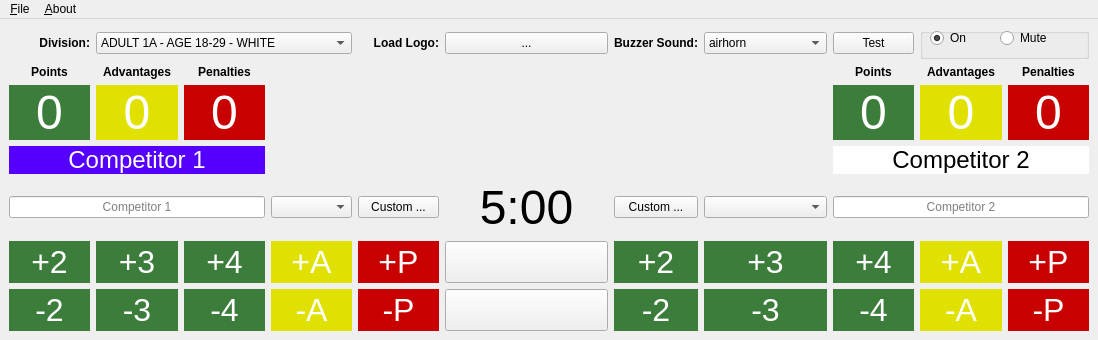
<?xml version="1.0" encoding="UTF-8"?>
<ui version="4.0">
 <class>Controls</class>
 <widget class="QMainWindow" name="Controls">
  <property name="geometry">
   <rect>
    <x>0</x>
    <y>0</y>
    <width>1098</width>
    <height>340</height>
   </rect>
  </property>
  <property name="windowTitle">
   <string>MainWindow</string>
  </property>
  <property name="windowIcon">
   <iconset resource="resources.qrc">
    <normaloff>:/icons/icon</normaloff>:/icons/icon</iconset>
  </property>
  <widget class="QWidget" name="centralwidget">
   <property name="sizePolicy">
    <sizepolicy hsizetype="Expanding" vsizetype="Expanding">
     <horstretch>1</horstretch>
     <verstretch>1</verstretch>
    </sizepolicy>
   </property>
   <layout class="QVBoxLayout" name="verticalLayout">
    <item>
     <layout class="QGridLayout" name="gridLayout">
      <item row="1" column="0">
       <widget class="QLabel" name="label_5">
        <property name="text">
         <string>&lt;b&gt;Points&lt;/b&gt;</string>
        </property>
        <property name="alignment">
         <set>Qt::AlignCenter</set>
        </property>
       </widget>
      </item>
      <item row="7" column="6">
       <widget class="QPushButton" name="c2Del2Button">
        <property name="sizePolicy">
         <sizepolicy hsizetype="Expanding" vsizetype="Expanding">
          <horstretch>1</horstretch>
          <verstretch>1</verstretch>
         </sizepolicy>
        </property>
        <property name="styleSheet">
         <string notr="true">background-color: rgb(60, 125, 59);
color: rgb(255, 255, 255);
font-size: 24pt;
border: none;</string>
        </property>
        <property name="text">
         <string>-2</string>
        </property>
       </widget>
      </item>
      <item row="6" column="0">
       <widget class="QPushButton" name="c1Add2Button">
        <property name="sizePolicy">
         <sizepolicy hsizetype="Expanding" vsizetype="Expanding">
          <horstretch>1</horstretch>
          <verstretch>1</verstretch>
         </sizepolicy>
        </property>
        <property name="styleSheet">
         <string notr="true">background-color: rgb(60, 125, 59);
color: rgb(255, 255, 255);
font-size: 24pt;
border: none;</string>
        </property>
        <property name="text">
         <string>+2</string>
        </property>
       </widget>
      </item>
      <item row="7" column="1">
       <widget class="QPushButton" name="c1Del3Button">
        <property name="sizePolicy">
         <sizepolicy hsizetype="Expanding" vsizetype="Expanding">
          <horstretch>1</horstretch>
          <verstretch>1</verstretch>
         </sizepolicy>
        </property>
        <property name="styleSheet">
         <string notr="true">background-color: rgb(60, 125, 59);
color: rgb(255, 255, 255);
font-size: 24pt;
border: none;</string>
        </property>
        <property name="text">
         <string>-3</string>
        </property>
       </widget>
      </item>
      <item row="6" column="4">
       <widget class="QPushButton" name="c1AddPButton">
        <property name="sizePolicy">
         <sizepolicy hsizetype="Preferred" vsizetype="Preferred">
          <horstretch>1</horstretch>
          <verstretch>1</verstretch>
         </sizepolicy>
        </property>
        <property name="styleSheet">
         <string notr="true">background-color: rgb(200, 0, 0);
border: none;
color: rgb(255,255,255);
font-size: 24pt;</string>
        </property>
        <property name="text">
         <string>+P</string>
        </property>
       </widget>
      </item>
      <item row="6" column="6">
       <widget class="QPushButton" name="c2Add2Button">
        <property name="sizePolicy">
         <sizepolicy hsizetype="Preferred" vsizetype="Preferred">
          <horstretch>1</horstretch>
          <verstretch>1</verstretch>
         </sizepolicy>
        </property>
        <property name="styleSheet">
         <string notr="true">background-color: rgb(60, 125, 59);
color: rgb(255, 255, 255);
font-size: 24pt;
border: none;</string>
        </property>
        <property name="text">
         <string>+2</string>
        </property>
       </widget>
      </item>
      <item row="3" column="0">
       <widget class="QLabel" name="c1PointsLabel">
        <property name="styleSheet">
         <string notr="true">background-color: rgb(60, 125, 59);
color: rgb(255, 255, 255);
font-size: 36pt;</string>
        </property>
        <property name="text">
         <string>0</string>
        </property>
        <property name="alignment">
         <set>Qt::AlignCenter</set>
        </property>
       </widget>
      </item>
      <item row="0" column="1" colspan="3">
       <widget class="QComboBox" name="divisionComboBox">
        <property name="sizePolicy">
         <sizepolicy hsizetype="Expanding" vsizetype="Fixed">
          <horstretch>1</horstretch>
          <verstretch>0</verstretch>
         </sizepolicy>
        </property>
        <property name="currentIndex">
         <number>14</number>
        </property>
        <item>
         <property name="text">
          <string>MIGHTY MITE 1 - AGE 4 - ALL BELTS</string>
         </property>
        </item>
        <item>
         <property name="text">
          <string>MIGHTY MITE 2 - AGE 5 - ALL BELTS</string>
         </property>
        </item>
        <item>
         <property name="text">
          <string>MIGHTY MITE 3 - AGE 6 - ALL BELTS</string>
         </property>
        </item>
        <item>
         <property name="text">
          <string>PEEWEE 1 - AGE 7 - ALL BELTS</string>
         </property>
        </item>
        <item>
         <property name="text">
          <string>PEEWEE 2 - AGE 8 - ALL BELTS</string>
         </property>
        </item>
        <item>
         <property name="text">
          <string>PEEWEE 3 - AGE 9 - ALL BELTS</string>
         </property>
        </item>
        <item>
         <property name="text">
          <string>JUNIOR 1 - AGE 10 - ALL BELTS</string>
         </property>
        </item>
        <item>
         <property name="text">
          <string>JUNIOR 2 - AGE 11 - ALL BELTS</string>
         </property>
        </item>
        <item>
         <property name="text">
          <string>JUNIOR 3 - AGE 12 - ALL BELTS</string>
         </property>
        </item>
        <item>
         <property name="text">
          <string>TEEN 1 - AGE 13 - ALL BELTS</string>
         </property>
        </item>
        <item>
         <property name="text">
          <string>TEEN 2 - AGE 14 - ALL BELTS</string>
         </property>
        </item>
        <item>
         <property name="text">
          <string>TEEN 3 - AGE 15  - ALL BELTS</string>
         </property>
        </item>
        <item>
         <property name="text">
          <string>JUVENILE 1 - AGE 16 - ALL BELTS</string>
         </property>
        </item>
        <item>
         <property name="text">
          <string>JUVENILE 2 - AGE 17 - ALL BELTS</string>
         </property>
        </item>
        <item>
         <property name="text">
          <string>ADULT 1A - AGE 18-29 - WHITE</string>
         </property>
        </item>
        <item>
         <property name="text">
          <string>ADULT 1B - AGE 18-29 - BLUE</string>
         </property>
        </item>
        <item>
         <property name="text">
          <string>ADULT 1C - AGE 18-29 - PURPLE</string>
         </property>
        </item>
        <item>
         <property name="text">
          <string>ADULT 1D - AGE 18-29 - BROWN</string>
         </property>
        </item>
        <item>
         <property name="text">
          <string>ADULT 1E - AGE 18-29 - BLACK</string>
         </property>
        </item>
        <item>
         <property name="text">
          <string>MASTER 1A - AGE 30-35 - WHITE</string>
         </property>
        </item>
        <item>
         <property name="text">
          <string>MASTER 1B - AGE 30-35 - BLUE</string>
         </property>
        </item>
        <item>
         <property name="text">
          <string>MASTER 1C - AGE 30-35 - PURPLE</string>
         </property>
        </item>
        <item>
         <property name="text">
          <string>MASTER 1D - AGE 30-35 - BROWN</string>
         </property>
        </item>
        <item>
         <property name="text">
          <string>MASTER 1E - AGE 30-35 - BLACK</string>
         </property>
        </item>
        <item>
         <property name="text">
          <string>MASTER 2 - AGE 36-40 - ALL BELTS</string>
         </property>
        </item>
        <item>
         <property name="text">
          <string>MASTER 3 - AGE 41-45 - ALL BELTS</string>
         </property>
        </item>
        <item>
         <property name="text">
          <string>MASTER 4 - AGE 46-50 - ALL BELTS</string>
         </property>
        </item>
        <item>
         <property name="text">
          <string>MASTER 5 - AGE 51-55+ - ALL BELTS</string>
         </property>
        </item>
        <item>
         <property name="text">
          <string>MASTER 6 - AGE 56+ - ALL BELTS</string>
         </property>
        </item>
       </widget>
      </item>
      <item row="7" column="8">
       <widget class="QPushButton" name="c2Del4Button">
        <property name="sizePolicy">
         <sizepolicy hsizetype="Expanding" vsizetype="Expanding">
          <horstretch>1</horstretch>
          <verstretch>1</verstretch>
         </sizepolicy>
        </property>
        <property name="styleSheet">
         <string notr="true">background-color: rgb(60, 125, 59);
color: rgb(255, 255, 255);
font-size: 24pt;
border: none;</string>
        </property>
        <property name="text">
         <string>-4</string>
        </property>
       </widget>
      </item>
      <item row="6" column="9">
       <widget class="QPushButton" name="c2AddAButton">
        <property name="sizePolicy">
         <sizepolicy hsizetype="Preferred" vsizetype="Preferred">
          <horstretch>1</horstretch>
          <verstretch>1</verstretch>
         </sizepolicy>
        </property>
        <property name="styleSheet">
         <string notr="true">background-color: rgb(224, 225, 1);
border: none;
color: rgb(255,255,255);
font-size: 24pt;</string>
        </property>
        <property name="text">
         <string>+A</string>
        </property>
       </widget>
      </item>
      <item row="3" column="9">
       <widget class="QLabel" name="c2AdvantagesLabel">
        <property name="styleSheet">
         <string notr="true">background-color: rgb(224, 225, 1);
color: rgb(255, 255, 255);
font-size: 36pt;</string>
        </property>
        <property name="text">
         <string>0</string>
        </property>
        <property name="alignment">
         <set>Qt::AlignCenter</set>
        </property>
       </widget>
      </item>
      <item row="6" column="10">
       <widget class="QPushButton" name="c2AddPButton">
        <property name="sizePolicy">
         <sizepolicy hsizetype="Preferred" vsizetype="Preferred">
          <horstretch>1</horstretch>
          <verstretch>1</verstretch>
         </sizepolicy>
        </property>
        <property name="styleSheet">
         <string notr="true">background-color: rgb(200, 0, 0);
border: none;
color: rgb(255,255,255);
font-size: 24pt;</string>
        </property>
        <property name="text">
         <string>+P</string>
        </property>
       </widget>
      </item>
      <item row="5" column="8" colspan="3">
       <widget class="QLineEdit" name="c2LineEdit">
        <property name="sizePolicy">
         <sizepolicy hsizetype="Expanding" vsizetype="Fixed">
          <horstretch>1</horstretch>
          <verstretch>0</verstretch>
         </sizepolicy>
        </property>
        <property name="alignment">
         <set>Qt::AlignCenter</set>
        </property>
        <property name="placeholderText">
         <string>Competitor 2</string>
        </property>
        <property name="clearButtonEnabled">
         <bool>true</bool>
        </property>
       </widget>
      </item>
      <item row="5" column="3">
       <widget class="QComboBox" name="c1FlagComboBox"/>
      </item>
      <item row="7" column="9">
       <widget class="QPushButton" name="c2DelAButton">
        <property name="sizePolicy">
         <sizepolicy hsizetype="Expanding" vsizetype="Expanding">
          <horstretch>1</horstretch>
          <verstretch>1</verstretch>
         </sizepolicy>
        </property>
        <property name="styleSheet">
         <string notr="true">background-color: rgb(224, 225, 1);
border: none;
color: rgb(255,255,255);
font-size: 24pt;</string>
        </property>
        <property name="text">
         <string>-A</string>
        </property>
       </widget>
      </item>
      <item row="5" column="6">
       <widget class="QPushButton" name="c2CustomLogoButton">
        <property name="text">
         <string>Custom ...</string>
        </property>
       </widget>
      </item>
      <item row="7" column="5">
       <widget class="QPushButton" name="resetButton">
        <property name="sizePolicy">
         <sizepolicy hsizetype="Expanding" vsizetype="Expanding">
          <horstretch>2</horstretch>
          <verstretch>1</verstretch>
         </sizepolicy>
        </property>
        <property name="text">
         <string/>
        </property>
        <property name="icon">
         <iconset resource="resources.qrc">
          <normaloff>:/ui/loop</normaloff>:/ui/loop</iconset>
        </property>
        <property name="iconSize">
         <size>
          <width>32</width>
          <height>32</height>
         </size>
        </property>
       </widget>
      </item>
      <item row="7" column="10">
       <widget class="QPushButton" name="c2DelPButton">
        <property name="sizePolicy">
         <sizepolicy hsizetype="Expanding" vsizetype="Expanding">
          <horstretch>1</horstretch>
          <verstretch>1</verstretch>
         </sizepolicy>
        </property>
        <property name="styleSheet">
         <string notr="true">background-color: rgb(200, 0, 0);
border: none;
color: rgb(255,255,255);
font-size: 24pt;</string>
        </property>
        <property name="text">
         <string>-P</string>
        </property>
       </widget>
      </item>
      <item row="3" column="8">
       <widget class="QLabel" name="c2PointsLabel">
        <property name="styleSheet">
         <string notr="true">background-color: rgb(60, 125, 59);
color: rgb(255, 255, 255);
font-size: 36pt;</string>
        </property>
        <property name="text">
         <string>0</string>
        </property>
        <property name="alignment">
         <set>Qt::AlignCenter</set>
        </property>
       </widget>
      </item>
      <item row="1" column="9">
       <widget class="QLabel" name="label_9">
        <property name="text">
         <string>&lt;b&gt;Advantages&lt;/b&gt;</string>
        </property>
        <property name="alignment">
         <set>Qt::AlignCenter</set>
        </property>
       </widget>
      </item>
      <item row="3" column="1">
       <widget class="QLabel" name="c1AdvantagesLabel">
        <property name="styleSheet">
         <string notr="true">background-color: rgb(224, 225, 1);
color: rgb(255, 255, 255);
font-size: 36pt;</string>
        </property>
        <property name="text">
         <string>0</string>
        </property>
        <property name="alignment">
         <set>Qt::AlignCenter</set>
        </property>
       </widget>
      </item>
      <item row="1" column="1">
       <widget class="QLabel" name="label_6">
        <property name="text">
         <string>&lt;b&gt;Advantages&lt;/b&gt;</string>
        </property>
        <property name="alignment">
         <set>Qt::AlignCenter</set>
        </property>
       </widget>
      </item>
      <item row="7" column="0">
       <widget class="QPushButton" name="c1Del2Button">
        <property name="sizePolicy">
         <sizepolicy hsizetype="Expanding" vsizetype="Expanding">
          <horstretch>1</horstretch>
          <verstretch>1</verstretch>
         </sizepolicy>
        </property>
        <property name="styleSheet">
         <string notr="true">background-color: rgb(60, 125, 59);
color: rgb(255, 255, 255);
font-size: 24pt;
border: none;</string>
        </property>
        <property name="text">
         <string>-2</string>
        </property>
       </widget>
      </item>
      <item row="0" column="4">
       <widget class="QLabel" name="label_3">
        <property name="sizePolicy">
         <sizepolicy hsizetype="Expanding" vsizetype="Fixed">
          <horstretch>1</horstretch>
          <verstretch>0</verstretch>
         </sizepolicy>
        </property>
        <property name="text">
         <string>&lt;b&gt;Load Logo:&lt;/b&gt;</string>
        </property>
        <property name="alignment">
         <set>Qt::AlignRight|Qt::AlignTrailing|Qt::AlignVCenter</set>
        </property>
       </widget>
      </item>
      <item row="4" column="8" colspan="3">
       <widget class="QLabel" name="c2NameLabel">
        <property name="styleSheet">
         <string notr="true">background-color: rgb(255, 255, 255);
color: rgb(0, 0, 0);
font-size: 18pt;</string>
        </property>
        <property name="text">
         <string>Competitor 2</string>
        </property>
        <property name="alignment">
         <set>Qt::AlignCenter</set>
        </property>
       </widget>
      </item>
      <item row="6" column="3">
       <widget class="QPushButton" name="c1AddAButton">
        <property name="sizePolicy">
         <sizepolicy hsizetype="Preferred" vsizetype="Preferred">
          <horstretch>1</horstretch>
          <verstretch>1</verstretch>
         </sizepolicy>
        </property>
        <property name="styleSheet">
         <string notr="true">background-color: rgb(224, 225, 1);
border: none;
color: rgb(255,255,255);
font-size: 24pt;</string>
        </property>
        <property name="text">
         <string>+A</string>
        </property>
       </widget>
      </item>
      <item row="1" column="8">
       <widget class="QLabel" name="label_8">
        <property name="text">
         <string>&lt;b&gt;Points&lt;/b&gt;</string>
        </property>
        <property name="alignment">
         <set>Qt::AlignCenter</set>
        </property>
       </widget>
      </item>
      <item row="7" column="7">
       <widget class="QPushButton" name="c2Del3Button">
        <property name="sizePolicy">
         <sizepolicy hsizetype="Expanding" vsizetype="Expanding">
          <horstretch>1</horstretch>
          <verstretch>1</verstretch>
         </sizepolicy>
        </property>
        <property name="styleSheet">
         <string notr="true">background-color: rgb(60, 125, 59);
color: rgb(255, 255, 255);
font-size: 24pt;
border: none;</string>
        </property>
        <property name="text">
         <string>-3</string>
        </property>
       </widget>
      </item>
      <item row="6" column="2">
       <widget class="QPushButton" name="c1Add4Button">
        <property name="sizePolicy">
         <sizepolicy hsizetype="Preferred" vsizetype="Preferred">
          <horstretch>1</horstretch>
          <verstretch>1</verstretch>
         </sizepolicy>
        </property>
        <property name="styleSheet">
         <string notr="true">background-color: rgb(60, 125, 59);
color: rgb(255, 255, 255);
font-size: 24pt;
border: none;</string>
        </property>
        <property name="text">
         <string>+4</string>
        </property>
       </widget>
      </item>
      <item row="5" column="0" colspan="3">
       <widget class="QLineEdit" name="c1LineEdit">
        <property name="sizePolicy">
         <sizepolicy hsizetype="Expanding" vsizetype="Fixed">
          <horstretch>1</horstretch>
          <verstretch>0</verstretch>
         </sizepolicy>
        </property>
        <property name="alignment">
         <set>Qt::AlignCenter</set>
        </property>
        <property name="placeholderText">
         <string>Competitor 1</string>
        </property>
        <property name="clearButtonEnabled">
         <bool>true</bool>
        </property>
       </widget>
      </item>
      <item row="0" column="0">
       <widget class="QLabel" name="label">
        <property name="sizePolicy">
         <sizepolicy hsizetype="Expanding" vsizetype="Fixed">
          <horstretch>1</horstretch>
          <verstretch>0</verstretch>
         </sizepolicy>
        </property>
        <property name="text">
         <string>&lt;b&gt;Division:&lt;/b&gt;</string>
        </property>
        <property name="alignment">
         <set>Qt::AlignRight|Qt::AlignTrailing|Qt::AlignVCenter</set>
        </property>
       </widget>
      </item>
      <item row="1" column="10">
       <widget class="QLabel" name="label_10">
        <property name="text">
         <string>&lt;b&gt;Penalties&lt;/b&gt;</string>
        </property>
        <property name="alignment">
         <set>Qt::AlignCenter</set>
        </property>
       </widget>
      </item>
      <item row="7" column="2">
       <widget class="QPushButton" name="c1Del4Button">
        <property name="sizePolicy">
         <sizepolicy hsizetype="Expanding" vsizetype="Expanding">
          <horstretch>1</horstretch>
          <verstretch>1</verstretch>
         </sizepolicy>
        </property>
        <property name="styleSheet">
         <string notr="true">background-color: rgb(60, 125, 59);
color: rgb(255, 255, 255);
font-size: 24pt;
border: none;</string>
        </property>
        <property name="text">
         <string>-4</string>
        </property>
       </widget>
      </item>
      <item row="0" column="9" colspan="2">
       <widget class="QGroupBox" name="soundGroupBox">
        <property name="sizePolicy">
         <sizepolicy hsizetype="Expanding" vsizetype="MinimumExpanding">
          <horstretch>1</horstretch>
          <verstretch>0</verstretch>
         </sizepolicy>
        </property>
        <property name="title">
         <string/>
        </property>
        <widget class="QRadioButton" name="OnRadioButton">
         <property name="geometry">
          <rect>
           <x>10</x>
           <y>0</y>
           <width>261</width>
           <height>20</height>
          </rect>
         </property>
         <property name="text">
          <string>On</string>
         </property>
         <property name="icon">
          <iconset resource="resources.qrc">
           <normaloff>:/ui/soundon</normaloff>:/ui/soundon</iconset>
         </property>
         <property name="checked">
          <bool>true</bool>
         </property>
        </widget>
        <widget class="QRadioButton" name="MuteRadioButton">
         <property name="geometry">
          <rect>
           <x>80</x>
           <y>0</y>
           <width>84</width>
           <height>20</height>
          </rect>
         </property>
         <property name="text">
          <string>Mute</string>
         </property>
         <property name="icon">
          <iconset resource="resources.qrc">
           <normaloff>:/ui/mute</normaloff>:/ui/mute</iconset>
         </property>
        </widget>
       </widget>
      </item>
      <item row="7" column="4">
       <widget class="QPushButton" name="c1DelPButton">
        <property name="sizePolicy">
         <sizepolicy hsizetype="Expanding" vsizetype="Expanding">
          <horstretch>1</horstretch>
          <verstretch>1</verstretch>
         </sizepolicy>
        </property>
        <property name="styleSheet">
         <string notr="true">background-color: rgb(200, 0, 0);
border: none;
color: rgb(255,255,255);
font-size: 24pt;</string>
        </property>
        <property name="text">
         <string>-P</string>
        </property>
       </widget>
      </item>
      <item row="0" column="6">
       <widget class="QLabel" name="label_2">
        <property name="sizePolicy">
         <sizepolicy hsizetype="Expanding" vsizetype="Fixed">
          <horstretch>1</horstretch>
          <verstretch>0</verstretch>
         </sizepolicy>
        </property>
        <property name="text">
         <string>&lt;b&gt;Buzzer Sound:&lt;/b&gt;</string>
        </property>
        <property name="alignment">
         <set>Qt::AlignRight|Qt::AlignTrailing|Qt::AlignVCenter</set>
        </property>
       </widget>
      </item>
      <item row="4" column="0" colspan="3">
       <widget class="QLabel" name="c1NameLabel">
        <property name="styleSheet">
         <string notr="true">background-color: rgb(85, 0, 255);
color: rgb(255, 255, 255);
font-size: 18pt;</string>
        </property>
        <property name="text">
         <string>Competitor 1</string>
        </property>
        <property name="alignment">
         <set>Qt::AlignCenter</set>
        </property>
       </widget>
      </item>
      <item row="1" column="2">
       <widget class="QLabel" name="label_7">
        <property name="text">
         <string>&lt;b&gt;Penalties&lt;/b&gt;</string>
        </property>
        <property name="alignment">
         <set>Qt::AlignCenter</set>
        </property>
       </widget>
      </item>
      <item row="6" column="1">
       <widget class="QPushButton" name="c1Add3Button">
        <property name="sizePolicy">
         <sizepolicy hsizetype="Preferred" vsizetype="Preferred">
          <horstretch>1</horstretch>
          <verstretch>1</verstretch>
         </sizepolicy>
        </property>
        <property name="styleSheet">
         <string notr="true">background-color: rgb(60, 125, 59);
color: rgb(255, 255, 255);
font-size: 24pt;
border: none;</string>
        </property>
        <property name="text">
         <string>+3</string>
        </property>
       </widget>
      </item>
      <item row="3" column="2">
       <widget class="QLabel" name="c1PenaltiesLabel">
        <property name="styleSheet">
         <string notr="true">background-color: rgb(200, 0, 0);
color: rgb(255, 255, 255);
font-size: 36pt;</string>
        </property>
        <property name="text">
         <string>0</string>
        </property>
        <property name="alignment">
         <set>Qt::AlignCenter</set>
        </property>
       </widget>
      </item>
      <item row="5" column="5">
       <widget class="QLabel" name="timerLabel">
        <property name="sizePolicy">
         <sizepolicy hsizetype="Expanding" vsizetype="Preferred">
          <horstretch>1</horstretch>
          <verstretch>0</verstretch>
         </sizepolicy>
        </property>
        <property name="styleSheet">
         <string notr="true">font-size: 48pt;</string>
        </property>
        <property name="text">
         <string notr="true">&lt;html&gt;&lt;head/&gt;&lt;body&gt;&lt;p&gt;&lt;span style=&quot; font-size:36pt;&quot;&gt;5:00&lt;/span&gt;&lt;/p&gt;&lt;/body&gt;&lt;/html&gt;</string>
        </property>
        <property name="scaledContents">
         <bool>false</bool>
        </property>
        <property name="alignment">
         <set>Qt::AlignCenter</set>
        </property>
       </widget>
      </item>
      <item row="0" column="5">
       <widget class="QPushButton" name="loadLogoButton">
        <property name="sizePolicy">
         <sizepolicy hsizetype="Expanding" vsizetype="Fixed">
          <horstretch>1</horstretch>
          <verstretch>0</verstretch>
         </sizepolicy>
        </property>
        <property name="text">
         <string>...</string>
        </property>
       </widget>
      </item>
      <item row="5" column="7">
       <widget class="QComboBox" name="c2FlagComboBox"/>
      </item>
      <item row="7" column="3">
       <widget class="QPushButton" name="c1DelAButton">
        <property name="sizePolicy">
         <sizepolicy hsizetype="Expanding" vsizetype="Expanding">
          <horstretch>1</horstretch>
          <verstretch>1</verstretch>
         </sizepolicy>
        </property>
        <property name="styleSheet">
         <string notr="true">background-color: rgb(224, 225, 1);
border: none;
color: rgb(255,255,255);
font-size: 24pt;</string>
        </property>
        <property name="text">
         <string>-A</string>
        </property>
       </widget>
      </item>
      <item row="6" column="8">
       <widget class="QPushButton" name="c2Add4Button">
        <property name="sizePolicy">
         <sizepolicy hsizetype="Preferred" vsizetype="Preferred">
          <horstretch>1</horstretch>
          <verstretch>1</verstretch>
         </sizepolicy>
        </property>
        <property name="styleSheet">
         <string notr="true">background-color: rgb(60, 125, 59);
color: rgb(255, 255, 255);
font-size: 24pt;
border: none;</string>
        </property>
        <property name="text">
         <string>+4</string>
        </property>
       </widget>
      </item>
      <item row="5" column="4">
       <widget class="QPushButton" name="c1CustomFlagButton">
        <property name="text">
         <string>Custom ...</string>
        </property>
       </widget>
      </item>
      <item row="6" column="5">
       <widget class="QPushButton" name="playPauseButton">
        <property name="sizePolicy">
         <sizepolicy hsizetype="Expanding" vsizetype="Expanding">
          <horstretch>2</horstretch>
          <verstretch>1</verstretch>
         </sizepolicy>
        </property>
        <property name="text">
         <string/>
        </property>
        <property name="icon">
         <iconset resource="resources.qrc">
          <normaloff>:/ui/play</normaloff>:/ui/play</iconset>
        </property>
        <property name="iconSize">
         <size>
          <width>32</width>
          <height>32</height>
         </size>
        </property>
       </widget>
      </item>
      <item row="3" column="10">
       <widget class="QLabel" name="c2PenaltiesLabel">
        <property name="styleSheet">
         <string notr="true">background-color: rgb(200, 0, 0);
color: rgb(255, 255, 255);
font-size: 36pt;</string>
        </property>
        <property name="text">
         <string>0</string>
        </property>
        <property name="alignment">
         <set>Qt::AlignCenter</set>
        </property>
       </widget>
      </item>
      <item row="6" column="7">
       <widget class="QPushButton" name="c2Add3Button">
        <property name="sizePolicy">
         <sizepolicy hsizetype="Preferred" vsizetype="Preferred">
          <horstretch>1</horstretch>
          <verstretch>1</verstretch>
         </sizepolicy>
        </property>
        <property name="styleSheet">
         <string notr="true">background-color: rgb(60, 125, 59);
color: rgb(255, 255, 255);
font-size: 24pt;
border: none;</string>
        </property>
        <property name="text">
         <string>+3</string>
        </property>
       </widget>
      </item>
      <item row="0" column="7">
       <widget class="QComboBox" name="soundComboBox">
        <property name="sizePolicy">
         <sizepolicy hsizetype="Expanding" vsizetype="Fixed">
          <horstretch>1</horstretch>
          <verstretch>0</verstretch>
         </sizepolicy>
        </property>
        <item>
         <property name="text">
          <string>airhorn</string>
         </property>
        </item>
        <item>
         <property name="text">
          <string>basketballbuzzer</string>
         </property>
        </item>
        <item>
         <property name="text">
          <string>buzz</string>
         </property>
        </item>
        <item>
         <property name="text">
          <string>doorbuzzer</string>
         </property>
        </item>
       </widget>
      </item>
      <item row="0" column="8">
       <widget class="QPushButton" name="testSoundButton">
        <property name="text">
         <string>Test</string>
        </property>
       </widget>
      </item>
     </layout>
    </item>
   </layout>
  </widget>
  <widget class="QMenuBar" name="menubar">
   <property name="geometry">
    <rect>
     <x>0</x>
     <y>0</y>
     <width>1098</width>
     <height>21</height>
    </rect>
   </property>
   <widget class="QMenu" name="menu_File">
    <property name="title">
     <string>&amp;File</string>
    </property>
    <addaction name="action_Quit"/>
   </widget>
   <widget class="QMenu" name="menu_About">
    <property name="title">
     <string>&amp;About</string>
    </property>
    <addaction name="action_Credits"/>
    <addaction name="action_License"/>
   </widget>
   <addaction name="menu_File"/>
   <addaction name="menu_About"/>
  </widget>
  <action name="action_Quit">
   <property name="text">
    <string>&amp;Quit</string>
   </property>
  </action>
  <action name="action_Credits">
   <property name="text">
    <string>&amp;Credits</string>
   </property>
  </action>
  <action name="action_License">
   <property name="text">
    <string>&amp;License</string>
   </property>
  </action>
 </widget>
 <resources>
  <include location="resources.qrc"/>
 </resources>
 <connections/>
</ui>
